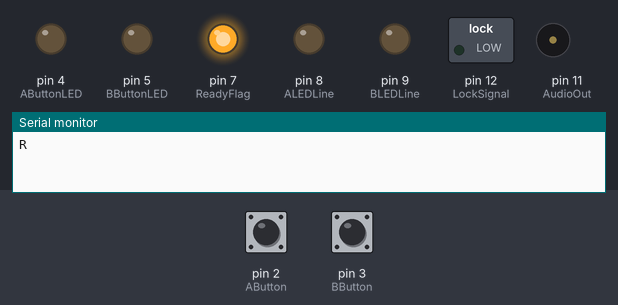
Recording of a sketch running on a simulated Arduino Uno, built with avr-gcc and run on an emulated ATmega328P. Parts: switched loads named in the sketch (green lamp = pin HIGH), output pins drawn as LEDs (lit = HIGH), buzzer (waves = sounding), the last lines printed to the serial monitor. Dashed ring = blinking. The inputs (shaded band) are chosen by the test bench; at power-on: pin 2 (AButton) HIGH, pin 3 (BButton) HIGH.

Above: at 1.2 s.
1.3 s: pin 2 (AButton) pulled LOW for 0.15 s
At 2.1 s:
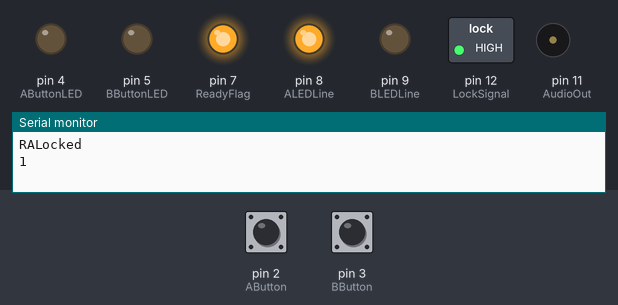
At 3.54 s:
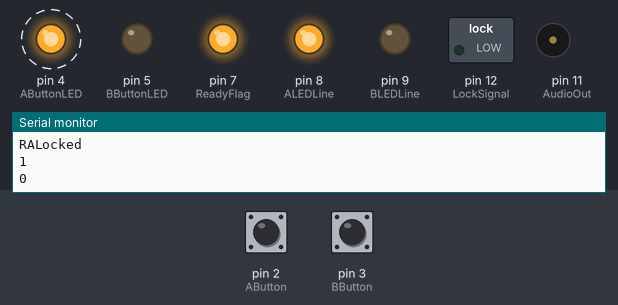
Timing chart, 0 to 10.3 s (numbered marks = the images above; inputs shaded):
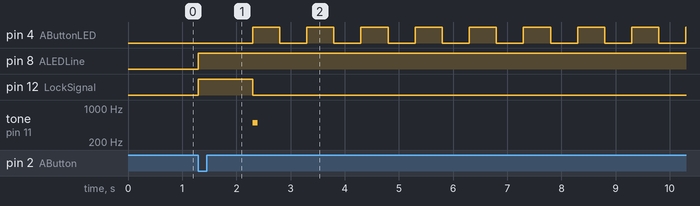

The sketch:

ABRaceLatch.ino
```cpp
/*
  ABRaceLatch
*/

// LED
const int ReadyFlag = 7;
const int AButtonLED = 4;
const int BButtonLED = 5;
const int ALEDLine = 8;
const int BLEDLine = 9;

// Audio / Lock Signal
const int AudioOut = 11;
const int LockSignal = 12;

// Button
const int AButton = 2;
const int BButton = 3;

// delays [ms]
const unsigned long ErrorFlagDelay = 300;
const unsigned long LEDDelay = 500;
const unsigned long LockSignalDelay = 300;

// Music
const int ToneArray[] = {500, 700};
const unsigned long ToneDelayArray[] = {100, 100};

// changing varribles-----------
// bool
bool error = false;
bool Locked = false;
bool SoundPlayed = false;

// ms track [unsigned long]
// Use unsigned long for delays(int can overflow after 32s, while unsigned long can keep up to 49 days)
unsigned long LastErrorFlagMs = 0;
unsigned long LastTonePlsyedMs = 0;
unsigned long LastLEDMs = 0;
unsigned long LastLockSignal = 1;

// int
int ToneArrayIndex = 0;
int ToneArraySize = 0;
int LED = ReadyFlag;
int LockSignalSended = 0;

// setup
void setup(){ // DOC
  // LED
  pinMode(ReadyFlag, OUTPUT);
  pinMode(AButtonLED, OUTPUT);
  pinMode(BButtonLED, OUTPUT);
  pinMode(ALEDLine, OUTPUT);
  pinMode(BLEDLine, OUTPUT);

  // Audio / Lock Signal
  pinMode(AudioOut, OUTPUT);
  pinMode(LockSignal, OUTPUT);

  /* Button
    DO NOT USE INPUT_PULLUP, becuase:
     - It is buggy with interrupts trigger my FALLING edge
     - The circuit already have pull-up resistor
  */
  pinMode(AButton, INPUT);
  pinMode(BButton, INPUT);
  // Interrupt
  attachInterrupt(digitalPinToInterrupt(AButton), AButtonFunction, FALLING);
  attachInterrupt(digitalPinToInterrupt(BButton), BButtonFunction, FALLING);

  // Uncomment the command starting with Serial
  Serial.begin(9600);

  // check if lists match
  ToneArraySize = sizeof(ToneArray) / sizeof(ToneArray[0]);
  if(ToneArraySize != sizeof(ToneDelayArray) / sizeof(ToneDelayArray[0])) error = true;

  // Set Ready Flag on
  digitalWrite(ReadyFlag, HIGH);
  Serial.print("R");
}

// loop
void loop(){ // DOC
  if (Serial.available() > 0) {
    char receivedChar = Serial.read(); // Read the incoming character

    if (receivedChar == 'r' || receivedChar == 'R') Reset();
  }
  if(error) Error();
  else if(Locked){
    if(LockSignalSended != 1) s();
    if(!SoundPlayed) { SoundPlay(); } else noTone(AudioOut);
    LEDToggle(LED, LastLEDMs, LEDDelay);
    /*if(LockSignalSended < 2) {
      LEDToggle(LockSignal, LastLockSignal, LockSignalDelay);
      LockSignalSended ++;
    }*/
  }
}


// Soft Reset / Not imporatant
void Reset(){
  digitalWrite(ReadyFlag, LOW);
  digitalWrite(LockSignal, LOW);
  digitalWrite(AButtonLED, LOW);
  digitalWrite(BButtonLED, LOW);
  digitalWrite(ALEDLine, LOW);
  digitalWrite(BLEDLine, LOW);
  error = false;
  Locked = false;
  SoundPlayed = false;
  LockSignalSended = 1;
  ToneArrayIndex = 0;
  ToneArraySize = 0;
  LED = ReadyFlag;
  ToneArraySize = sizeof(ToneArray) / sizeof(ToneArray[0]);
  if(ToneArraySize != sizeof(ToneDelayArray) / sizeof(ToneDelayArray[0])) error = true;
  Serial.print("R");
  digitalWrite(ReadyFlag, HIGH);
}

// Error function
void Error(){
  // Serial.print("E");
  LEDToggle(ReadyFlag, LastErrorFlagMs, ErrorFlagDelay);
}

// Button Functions (IRS)
void AButtonFunction(){ // DOC
  if(!Locked){
    Locked = true;
    LED = AButtonLED;
    Serial.print("A");
    digitalWrite(ALEDLine, HIGH);
  }
}
void BButtonFunction(){ // DOC
  if(!Locked){
    Locked = true;
    LED = BButtonLED;
    Serial.print("B");
    digitalWrite(BLEDLine, HIGH);
  }
}

void s(){
  Serial.println("Locked");
  digitalWrite(LockSignal, HIGH);
  Serial.println(digitalRead(LockSignal));
  delay(1000);
  digitalWrite(LockSignal, LOW);
  Serial.println(digitalRead(LockSignal));
  LockSignalSended = 1;
}

// Help functions for sound play
void SoundPlay(){ // DOC
  if(
    TimeOut(LastTonePlsyedMs, ToneDelayArray[ToneArrayIndex])
  ){
    if (ToneArrayIndex >= ToneArraySize - 1){ SoundPlayed = true; return; }
    tone(AudioOut, ToneArray[ToneArrayIndex]);
    ToneArrayIndex ++;
  }
}

//Help function for LED toggling // DOC
void LEDToggle(int pin, unsigned long& LastMs, unsigned long Ms){ // & is use to reference tha original value, not make a copy of it
  if(TimeOut(LastMs, Ms)){
    //Serial.println(pin);
    if(digitalRead(pin) == HIGH) digitalWrite(pin, LOW);
    else digitalWrite(pin, HIGH);
    //Serial.println(digitalRead(pin));
    //Serial.println(LastMs);
    //Serial.println(Ms);
  }
}


// Help function for checking if the time pass
bool TimeOut(unsigned long& LastMs, unsigned long ms){ // & is use to reference tha original value, not make a copy of it
  bool output = (millis() - LastMs >= ms) || LastMs == 1;
  if(output) LastMs = millis();
  return output;
}
```

Measured:
- after the input at 1.3 s, pin 4 (AButtonLED): alternates HIGH for 0.50 s and LOW for 0.50 s, starting after 1.0 s; pin 8 (ALEDLine): LOW → HIGH at once; pin 12 (LockSignal): LOW → HIGH at once, → LOW 1.0 s later; tone on pin 11 (AudioOut): silent → 500 Hz after 1.0 s, → silent 0.10 s later
